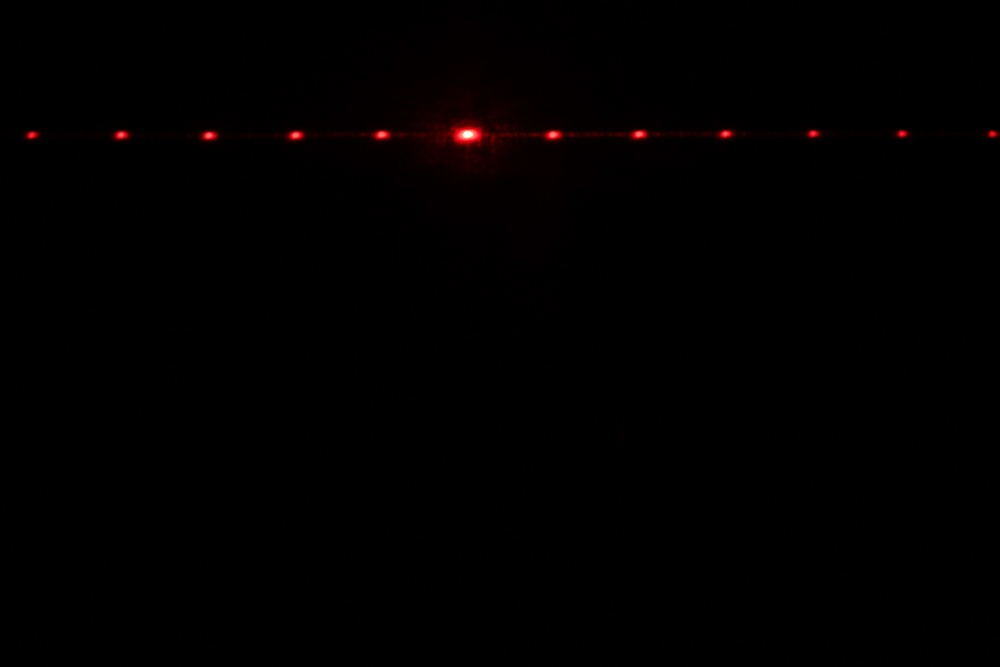
%> input picture Metrology/RedGreenSymSetup275mmZ (9).JPG, 1000 x 667 px, shrunk from 5363 x 3575 before the run
$ octave GratingAnalysis_May_2020_Ver_1.m   (GNU Octave 9; MATLAB toolbox functions it lacks are replaced by stand-ins)
%> lines starting %> are read from the running program, lines starting %| are printed output that depends on the picture
close all;
clearvars;
% Tim Dalrymple
% 4/30/2020
% COVID 19 Days
% Intent: Plot diffraction pattern intensity

set(0, 'DefaultAxesFontSize', 14);

path                    =  'C:\Users\dalry\Google Drive\ASPE\2020 Student Challenge\Metrology';
filename                = 'IPhone7Auto.jpg';
%filename               = 'NikonD7500Nikkor40mm1-2_8.JPG';
filename                = 'NikonSetupDarkroomScreenNotFixedTest.JPG';
filename                = 'NikonSetupDarkroomFixedScreenLaserPointer.JPG';
filename                = 'Iphone7LaserPointerFixedScreen1.jpg';
filename                = 'RedGreenSymSetup275mmZ (4).JPG';
filename                = 'RedGreenSymSetup275mmZ (5).JPG';
filename                = 'RedGreenSymSetup275mmZ (6).JPG';
% filename              = 'RedGreenSymSetup275mmZ (7).JPG';
% filename              = 'RedGreenSymSetup275mmZ (8).JPG';
 filename               = 'RedGreenSymSetup275mmZ (9).JPG';

filename_withPath       = strcat(path, '\', filename);
info                    = imfinfo(filename_withPath);
[A,map]                 = imread(filename_withPath);
%> A is the input picture: size 667x1000x3 uint8; mean R, G, B 1.5, 0.3, 0.3
%> map = []

% Show the diffraction image on the screen
figure(1);
image(A);
ylabel('Y Camera Axis');
xlabel('X Camera Axis');
xlim([0 size(A,2)]);
title( ['Diffraction Image on Screen for', ' ' , filename]);

% To quantify the diffraction image we convert to gray scale and extract
% the intensity which we normalize
I_grey_2D           = rgb2gray(A);
I_grey_1D           = sum(I_grey_2D);
%> I_grey_1D = 1000 values, max 3834 at index 468, min 77 at index 959, mean 426.8
I_grey_1D_Norm      = I_grey_1D/ max(I_grey_1D);
%> I_grey_1D_Norm = 1000 values, max 1 at index 468, min 0.0201 at index 959, mean 0.111

figure(2);
plot(I_grey_1D_Norm);
ylabel('Normalized Intensity: Integrated along Y Axis');
xlabel('X Axis Pixel Count');
xlim([0 size(A,2)]);
title(['Normalized X Pixel Intensity for', ' ', filename]);
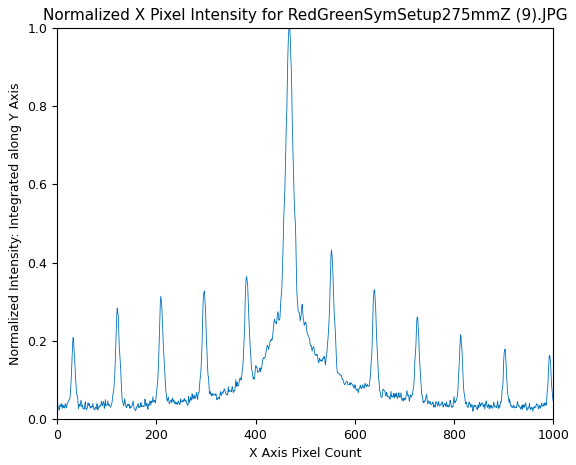
%> figure redrawn from the program's plot data; curve peaks at x = 468, y = 1

figure(3);
histogram(A);
title(['Histrogram for RGB Image-Check Saturation of Bins for', ' ', filename]);
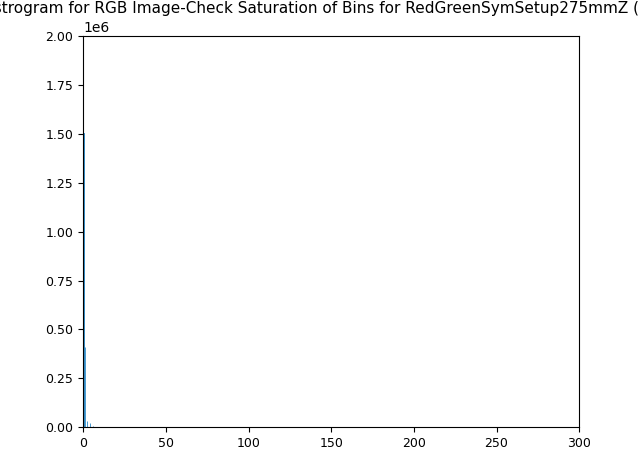
%> figure redrawn from the program's plot data; tallest bar 1505227 high, from x = 0 to 0.2

% Predict the Diffraction Pattern based on Goodman: Introduction for
% Fourier Optics, Joesph W. Goodman 3rd Edition

% I=( A Jq (m2) / (  z))2

 % Calculate the Fourier Coefficient of the Grating Physical Geometery.
 % This is readily done by taking the Fourier Tranform of a cross cut of the grating surface

 % Assume that the coefficents of an arbitrary grating geometery are as follows
 Amp                =   1;
 m                  =   50e-9;                                  % Grating Amplitude

 % Create an Array of magnitudes (m) to represent the Fourier Transform of a grating that is not a pure sinusoid

 Grating_Period = 10*(1/50);

fs = 1000;
t = 0:1/fs:Grating_Period-1/fs;

x = sawtooth(2*pi*50*t,1/2);


 f_0                =   150e3;                                  % Grating lines per meter frequency zero
 lambda_green       =   532e-9;                                 % Wavelength of green laser pointer from specifications with range of +- 10 nm
 lambda_red         =   (630e-9+680e-9)/2;                      % Average wavelength of red laser pointer from specifions with min/max per label

 FT_Surf            =   m * [ .8 .7 .6 .5 .4 .3 .05 ];          % Assume that this represents the Fourier Coefficients of the Grating Surface

 % Domain
 N_x                =   1000;                                   % Number of points in the x direction (along diffraction pattern)
 z                  =   175e-3;                                 % Distance from grating to screen
 y                  =   0;                                      % Look at the center of the pattern
 x                  =   linspace(-100e-3, 100e-3, N_x);         % This represents the screen extent in the x direction (x refers here to the direction of the spots spreading)
 x_index            =   linspace(1,N_x, N_x);
 w                  =   4e-3;                                   % Grating width in the x direction (square)

 % Setup for this run
 lambda             =   lambda_red;                             % Pick the appropiate wavelenght for the data set
 N_orders           =   100;                                    % order

 % Preallocate arrays to supress MATLAB warnings
 I                  =   zeros(N_orders, N_x);

 for q = 0: N_orders-1                                            % loop through the orders (q) that are desired to represent the signal
    I ( q + 1, x_index )=   ( Amp /( lambda * z ) )^2 * besselj ( q, ( m/2 ) )^2 * sinc( ( ( 2 * w  ) / ( lambda * z) ) * ( x - ( q  * f_0 * lambda * z ) ) ).^2 * sinc( 2 * w * y / ( lambda * z ) )^2;
  end

 I_sum              = sum(I,1);                                 % Sum all orders to construct the diffraction pattern

 figure(4);
 plot( x*1000,I_sum');
 ylim([0 1.5e7]);
 ylabel('Normalized Intensity: Integrated along Y Axis');
 xlabel('X Position of Diffraction Pattern on Screen (mm)');
 title('Goodman Model for Diffraction Pattern at 150 for a Pure Sinusoidal Grating');
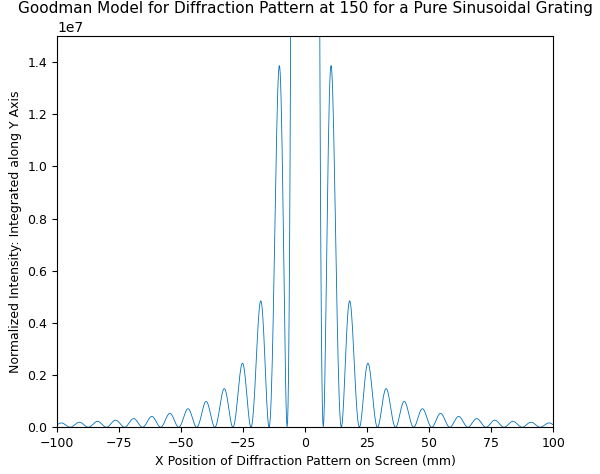
%> figure redrawn from the program's plot data; curve peaks at x = -0.1, y = 293928829.1, above the top of the axes
